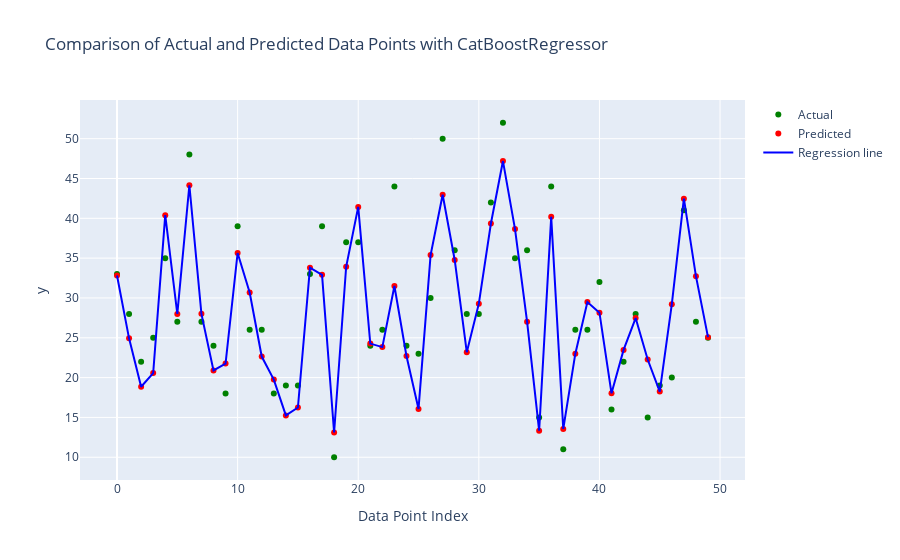

The notebook cell this image was saved under:
### Code cell
import plotly.graph_objs as go
#Conclusion :
# 1] The regression model appears to capture the overall trend of the data but may struggle with certain data points, leading to larger prediction errors.
# 2] The presence of outliers suggests that the model's performance could be improved either by addressing these outliers or by using a more robust regression technique.
# 3] The jagged nature of the regression line indicates a close fit to the data points, which might be an issue if the model is overfitting.

# Assuming you have y_test and y_pred defined

# Assuming y_test and y_pred are already defined with 30 samples
y_test_sample = y_test[:50]
y_pred_sample = y_pred[:50]

# Convert range to list for x-axis
x_values = list(range(len(y_test_sample)))

# Create traces for actual and predicted data points
trace_actual = go.Scatter(x=x_values, y=y_test_sample, mode='markers', name='Actual', marker=dict(color='green'))
trace_predicted = go.Scatter(x=x_values, y=y_pred_sample, mode='markers', name='Predicted', marker=dict(color='red'))

# Create a trace for the regression line
trace_regression = go.Scatter(x=x_values, y=y_pred_sample, mode='lines', name='Regression line', line=dict(color='blue', width=2))

# Combine traces into a data list
data = [trace_actual, trace_predicted, trace_regression]

# Define layout for the plot
layout = go.Layout(
    title='Comparison of Actual and Predicted Data Points with CatBoostRegressor',
    xaxis=dict(title='Data Point Index'),
    yaxis=dict(title='y'),
    hovermode='closest',  # Show closest data point's values upon hover
)

# Create figure object that combines data and layout
fig = go.Figure(data=data, layout=layout)

# Display the interactive plot
fig.show()

### Figure 1 — Plotly figure (JSON) as saved in the notebook; plotly's stock layout.template omitted (floating-point values rounded to 4 significant figures)
{"data": [{"marker": {"color": "green"}, "mode": "markers", "name": "Actual", "type": "scatter", "x": [0, 1, 2, 3, 4, 5, 6, 7, 8, 9, 10, 11, 12, 13, 14, 15, 16, 17, 18, 19, 20, 21, 22, 23, 24, 25, 26, 27, 28, 29, 30, 31, 32, 33, 34, 35, 36, 37, 38, 39, 40, 41, 42, 43, 44, 45, 46, 47, 48, 49], "y": [33, 28, 22, 25, 35, 27, 48, 27, 24, 18, 39, 26, 26, 18, 19, 19, 33, 39, 10, 37, 37, 24, 26, 44, 24, 23, 30, 50, 36, 28, 28, 42, 52, 35, 36, 15, 44, 11, 26, 26, 32, 16, 22, 28, 15, 19, 20, 41, 27, 25]}, {"marker": {"color": "red"}, "mode": "markers", "name": "Predicted", "type": "scatter", "x": [0, 1, 2, 3, 4, 5, 6, 7, 8, 9, 10, 11, 12, 13, 14, 15, 16, 17, 18, 19, 20, 21, 22, 23, 24, 25, 26, 27, 28, 29, 30, 31, 32, 33, 34, 35, 36, 37, 38, 39, 40, 41, 42, 43, 44, 45, 46, 47, 48, 49], "y": [32.83, 24.93, 18.85, 20.56, 40.4, 27.99, 44.15, 28.01, 20.91, 21.76, 35.65, 30.68, 22.64, 19.75, 15.25, 16.24, 33.8, 32.9, 13.11, 33.91, 41.43, 24.27, 23.83, 31.5, 22.71, 16.06, 35.39, 42.96, 34.77, 23.19, 29.28, 39.34, 47.19, 38.65, 27.02, 13.33, 40.19, 13.56, 23.01, 29.48, 28.15, 18.03, 23.48, 27.48, 22.27, 18.24, 29.22, 42.47, 32.73, 25.08]}, {"line": {"color": "blue", "width": 2}, "mode": "lines", "name": "Regression line", "type": "scatter", "x": [0, 1, 2, 3, 4, 5, 6, 7, 8, 9, 10, 11, 12, 13, 14, 15, 16, 17, 18, 19, 20, 21, 22, 23, 24, 25, 26, 27, 28, 29, 30, 31, 32, 33, 34, 35, 36, 37, 38, 39, 40, 41, 42, 43, 44, 45, 46, 47, 48, 49], "y": [32.83, 24.93, 18.85, 20.56, 40.4, 27.99, 44.15, 28.01, 20.91, 21.76, 35.65, 30.68, 22.64, 19.75, 15.25, 16.24, 33.8, 32.9, 13.11, 33.91, 41.43, 24.27, 23.83, 31.5, 22.71, 16.06, 35.39, 42.96, 34.77, 23.19, 29.28, 39.34, 47.19, 38.65, 27.02, 13.33, 40.19, 13.56, 23.01, 29.48, 28.15, 18.03, 23.48, 27.48, 22.27, 18.24, 29.22, 42.47, 32.73, 25.08]}], "layout": {"hovermode": "closest", "title": {"text": "Comparison of Actual and Predicted Data Points with CatBoostRegressor"}, "xaxis": {"title": {"text": "Data Point Index"}}, "yaxis": {"title": {"text": "y"}}}}
